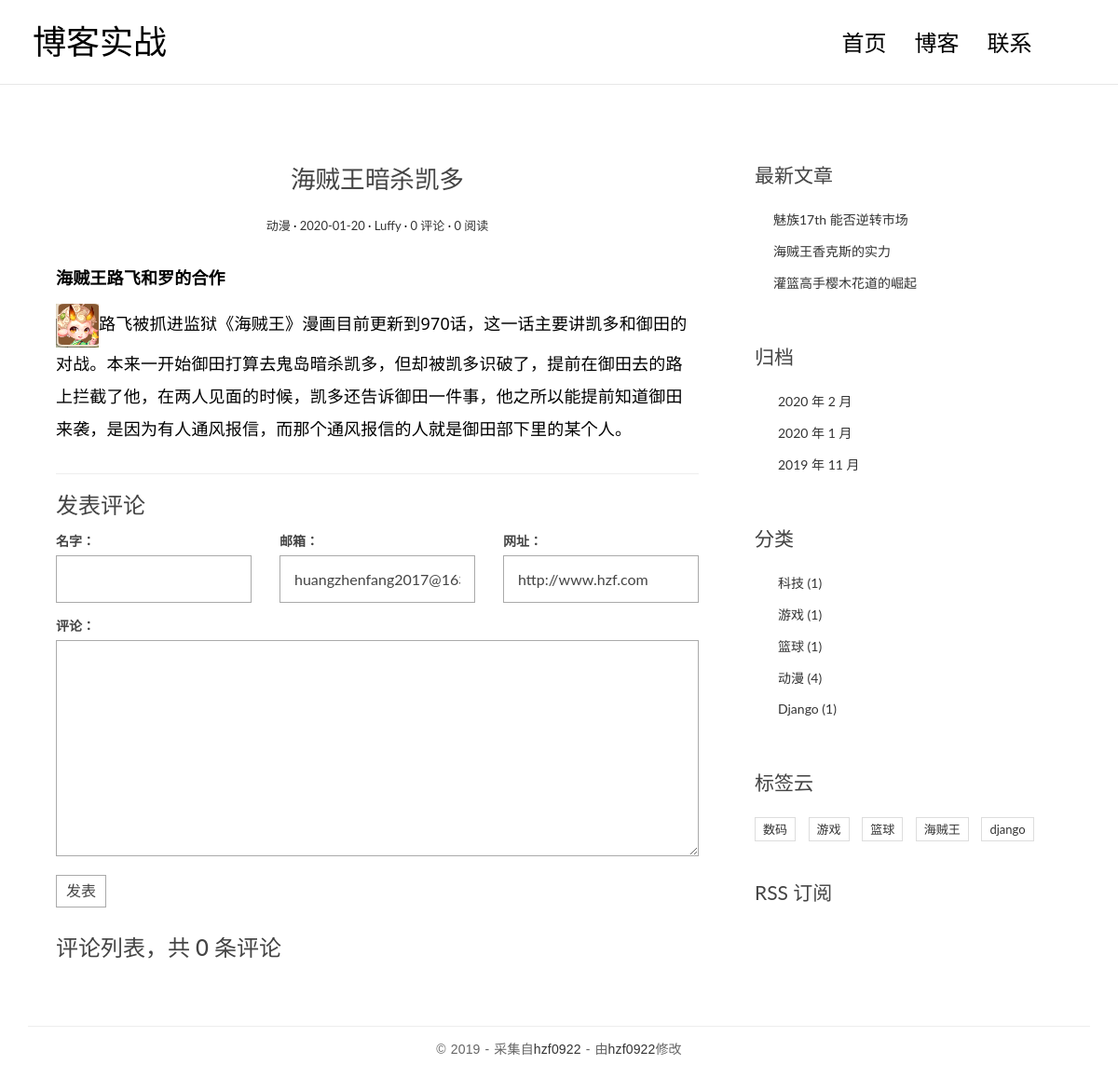
Page /detail/5/ on the committed database.
### apps/blogapp/models.py (models this page shows, shortened)
class Article(models.Model):
    title = models.CharField(max_length=50,verbose_name='文章标题')
    category = models.ForeignKey(Category,on_delete=models.CASCADE,verbose_name='分类')
    create_time = models.DateTimeField(auto_now_add=True,verbose_name='创建时间')
    update_time = models.DateTimeField(auto_now=True,verbose_name='修改时间')
    author = models.CharField(max_length=20,verbose_name='作者')
    views = models.PositiveIntegerField(default=0,verbose_name='浏览量')
    body = UEditorField(imagePath='imgs/',width='100%')
    tags = models.ManyToManyField(Tag)

class Category(models.Model):
    name = models.CharField(max_length=20,verbose_name='分类名')

class Tag(models.Model):
    name = models.CharField(max_length=20,verbose_name='标签名')

### apps/blogapp/views.py (the view, shortened to what this page needs)
# urls.py: url(r'^detail/(\d+)/$',views.detail,name='detail'),
def detail(request,articleid):
    if request.method == 'GET':
        try:
            article = Article.objects.get(id=articleid)
            cf = CommentForm()
            return render(request,'single.html',locals())
        except Exception as e:
            print(e)
            return HttpResponse('文章不合法')

### apps/blogapp/forms.py
class CommentForm(forms.ModelForm):
    class Meta:
        model = Comment
        fields = ['name','url','email','body']
        labels = {
            'name':'名字：',
            'url':'网址：',
            'email':'邮箱：',
            'body':'评论：'
        }
        widgets = {
            'body':forms.Textarea()
        }

### apps/blogapp/templatetags/myfun.py (called while the page is built)
@register.simple_tag
def get_latest_articles(num = 3):
    return Article.objects.all().order_by('-create_time')[:num]

@register.simple_tag
def get_latest_dates(num = 3):
    dates = Article.objects.dates('create_time','month','DESC')[:num]
    return dates

@register.simple_tag
def get_categorys():
    return Category.objects.all().order_by('-id')

@register.simple_tag
def get_tags():
    return Tag.objects.all().order_by('-id')

### templates/single.html (shortened to what this page needs)
{% extends 'base2.html' %}
{% block main %}
<main class="col-md-8">
    <article class="post post-1">
        <header class="entry-header">
            <h1 class="entry-title">{{article.title}}</h1>
            <div class="entry-meta">
                <span class="post-category"><a href="#">{{article.category.name}}</a></span>
                <span class="post-date"><a href="#"><time class="entry-date"
                                                          datetime="2012-11-09T23:15:57+00:00">{{article.create_time|date:'Y-m-d'}}</time></a></span>
                <span class="post-author"><a href="#">{{article.author}}</a></span>
                <span class="comments-link"><a href="#">{{article.comment_set.count}} 评论</a></span>
                <span class="views-count"><a href="#">{{article.views}} 阅读</a></span>
            </div>
        </header>
        <div class="entry-content clearfix">
           {{article.body|safe}}
        </div>
    </article>
    <section class="comment-area" id="comment-area">
        <hr>
        <h3>发表评论</h3>
        <form action="#" method="post" class="comment-form">
            <div class="row">
                <div class="col-md-4">
                    <label for="{{cf.name.id_for_label}}">{{cf.name.label}}</label>
                    {{cf.name}}
                </div>
                <div class="col-md-4">
                    <label for="{{cf.email.id_for_label}}">{{cf.email.label}}</label>
                    {{cf.email}}
                </div>
                <div class="col-md-4">
                    <label for="{{cf.url.id_for_label}}">{{cf.url.label}}</label>
                    {{cf.url}}
                </div>
                <div class="col-md-12">
                    <label for="{{cf.body.id_for_label}}">{{cf.body.label}}</label>
                    {{cf.body}}
                    <button type="submit" class="comment-btn">发表</button>
                </div>
            </div>
        </form>
        <div class="comment-list-panel">
            <h3>评论列表，共 <span>{{article.comment_set.count}}</span> 条评论</h3>
        </div>
    </section>
</main>
{% endblock %}

### templates/base2.html (shortened to what this page needs)
{% extends 'base.html' %}
{% load myfun %}
{% block aside %}
    <aside class="col-md-4">
                <div class="widget widget-recent-posts">
                    <h3 class="widget-title">最新文章</h3>
                    {% get_latest_articles as latest_articles %}
                    <ul>
                        {% for article in latest_articles %}
                        <li>
                            <a href="{% url 'blogapp:detail' article.id %}">{{article.title}}</a>
                        </li>
                        {% endfor %}
                    </ul>
                </div>
                <div class="widget widget-archives">
                    <h3 class="widget-title">归档</h3>
                    {% get_latest_dates as latest_dates %}
                    <ul>
                        {% for date in latest_dates %}
                        <li>
                            <a href="/?type=date&year={{date.year}}&month={{date.month}}">{{date.year}} 年 {{date.month}} 月</a>
                        </li>
                        {% endfor %}
                    </ul>
                </div>
                <div class="widget widget-category">
                    <h3 class="widget-title">分类</h3>
                    {% get_categorys as categorys %}
                    <ul>
                        {% for c in categorys %}
                        <li>
                            <a href="/?type=category&category_id={{c.id}}">{{c.name}} <span class="post-count">({{c.article_set.count}})</span></a>
                        </li>
                        {% endfor %}
                    </ul>
                </div>
                <div class="widget widget-tag-cloud">
                    <h3 class="widget-title">标签云</h3>
                    {% get_tags as tags %}
                    <ul>
                        {% for t in tags %}
                        <li>
                            <a href="/?type=tag&tag_id={{t.id}}">{{t.name}}</a>
                        </li>
                        {% endfor %}
                    </ul>
                </div>
                <div class="rss">
                    <a href="{% url 'blogapp:rss' %}"> RSS 订阅</a>
                </div>
            </aside>
{% endblock %}

### static/css/custom.css (style rules this page uses)
* { outline: none; }
h1, h2, h3, h4, h5, h6 { margin-top: 0; }
a { color: #333; }
body { color: #444; font-family: 'Lato', sans-serif; }
p { font-family: 'Ubuntu', sans-serif; font-weight: 400; word-spacing: 1px; letter-spacing: 0.01em; }
img { max-width: 100%; }
.post { background: #fff; padding: 30px 30px 0; }
.entry-title { text-align: center; font-size: 1.9em; margin-bottom: 20px; line-height: 1.6; padding: 10px 20px 0; }
.entry-meta { text-align: center; color: #DDDDDD; font-size: 13px; margin-bottom: 30px; }
.entry-content { font-size: 18px; line-height: 1.9; font-weight: 300; color: #000; }
.post-category::after, .post-date::after, .post-author::after, .comments-link::after { content: ' ·'; color: #000; }
.widget { background: #fff; padding: 30px 0 0; }
.widget-title { font-size: 1.5em; margin-bottom: 20px; line-height: 1.6; padding: 10px 0 0; font-weight: 400; }
.widget-recent-posts ul { padding: 0; margin: 0; padding-left: 20px; }
.widget-recent-posts ul li { list-style-type: none; position: relative; line-height: 170%; margin-bottom: 10px; }
.widget-recent-posts ul li::before { content: '\f3d3'; font-family: "Ionicons"; position: absolute; left: -17px; top: 3px; font-size: 16px; color: #000; }
.widget-archives ul { padding: 0; margin: 0; padding-left: 25px; }
.widget-archives ul li { list-style-type: none; position: relative; line-height: 170%; margin-bottom: 10px; }
.widget-archives ul li::before { content: '\f3f3'; font-family: "Ionicons"; position: absolute; left: -25px; top: 1px; font-size: 16px; color: #000; }
.widget-category ul { padding: 0; margin: 0; padding-left: 25px; }
.widget-category ul li { list-style-type: none; position: relative; line-height: 170%; margin-bottom: 10px; }
.widget-category ul li::before { content: '\f3fe'; font-family: "Ionicons"; position: absolute; left: -25px; top: 1px; font-size: 18px; color: #000; }
.widget-tag-cloud ul { padding: 0; margin: 0; margin-right: -10px; }
.widget-tag-cloud ul li { list-style-type: none; font-size: 13px; display: inline-block; margin-right: 10px; margin-bottom: 10px; padding: 3px 8px; border: 1px solid #ddd; }
.rss { font-size: 21px; margin-top: 30px; }
.rss a { color: #444; }
.contact-form input, .comment-form input { border: 1px solid #aaa; margin-bottom: 15px; width: 100%; padding: 15px 15px; font-size: 16px; line-height: 100%; transition: 0.4s border-color linear; }
.contact-form textarea, .comment-form textarea { border: 1px solid #aaa; margin-bottom: 15px; width: 100%; padding: 15px 15px; font-size: 16px; line-height: 20px !important; min-height: 183px; transition: 0.4s border-color linear; }
.comment-area { padding: 0 30px 0; }
.comment-form { margin-top: 15px; }
.comment-form .comment-btn { background-color: #fff; border: 1px solid #aaa; font-size: 16px; padding: 5px 10px; }
.comment-list-panel { margin-top: 30px; }

### rows in the picture
Article: title "海贼王暗杀凯多", category.name "动漫", create_time "2020-01-20", author "Luffy", comment_set.count "0", views "0", body "海贼王路飞和罗的合作 路飞被抓进监狱 《海贼王》漫画目前更新到970话，这一话主要讲凯多和御田的对战。本来一开始御田打算去鬼岛暗杀凯多，但却被凯多识破了，提前在御田去的路上拦截了他，在两人见面的时候，凯多还告诉御田一件事，他之所以能提前知道御田来袭，是因为有人通风报信，而那个通风报信的人就是御田部下里的某个人。", body (picture)
Article: title "魅族17th 能否逆转市场"
Article: title "海贼王香克斯的实力"
Article: title "灌篮高手樱木花道的崛起"
Category: name "科技", article_set.count "1"
Category: name "游戏", article_set.count "1"
Category: name "篮球", article_set.count "1"
Category: name "动漫", article_set.count "4"
Category: name "Django", article_set.count "1"
Tag: name "数码"
Tag: name "游戏"
Tag: name "篮球"
Tag: name "海贼王"
Tag: name "django"

### other values in the picture
{{ cf.name.label }} "名字："
{{ cf.email.label }} "邮箱："
{{ cf.url.label }} "网址："
{{ cf.body.label }} "评论："
{{ date.year }} "2020" "2020" "2019"
{{ date.month }} "2" "1" "11"
